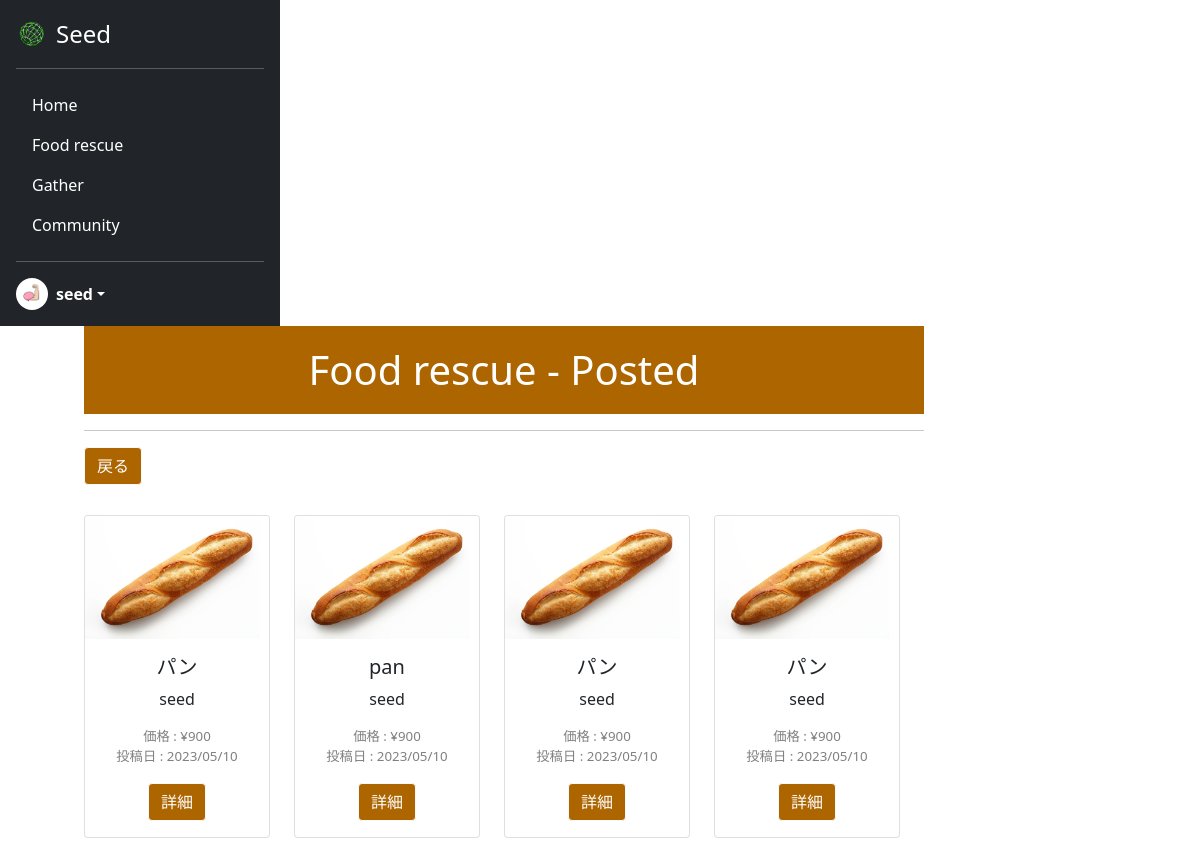
Screenshot of /myfood/ (signed in) with the database file from the repository.
### acount/models.py (models this page shows)
class CustomUser(AbstractUser):
    is_general = models.BooleanField(null=True ,default=True)
    is_active = models.BooleanField(null=True ,default=False)
    profile_pic = models.ImageField(upload_to='profile_pics', blank=True)

### seed/models.py (models this page shows)
class Product(models.Model):
    name = models.CharField(verbose_name="商品名", max_length=50)
    genre = models.ForeignKey(Genre, verbose_name="ジャンル", on_delete=models.CASCADE)
    price = models.IntegerField(verbose_name="価格")
    image = models.ImageField(verbose_name="商品画像", upload_to='product_img/')
    detail = models.TextField(verbose_name="詳細", max_length=300)
    company = models.ForeignKey(CustomUser, verbose_name="掲載企業", on_delete=models.CASCADE)
    create_at = models.DateTimeField(verbose_name="作成日時", auto_now_add=True)

### seed/views.py (the view)
# urls.py: path('myfood/', views.MyFoodView.as_view(), name='myfood'),
class MyFoodView(ListView):
    template_name = 'myfood.html'
    model = Product
    context_object_name = 'product_list'
    def get_queryset(self):
        return Product.objects.filter(company=self.request.user)

### seed/templates/myfood.html (shortened to what this page needs)
{% extends 'mypagebase.html' %}
{% load static %}
{% block content %}
    <div class="text-center">
        <h1 class="title" style="background-color: #ad6500; color:white;">Food  rescue - Posted</h1>
        <hr>
        <div class="text-start" style="margin-bottom:20px;">
            <a href="{% url 'seed:food_rescue' %}" class="btn btn-light" style="background-color: #ad6500; color:white;">戻る</a>
        </div>
        {% if user.is_gereral %}
            <p>企業専用ページです。</p>
        {% else %}
            {% if product_list %}
            <div class="row" style="height: 650px; width:100%; overflow-y: scroll;">
                {% for product in product_list %}
                <div class="col-3" style="margin-top:10px;">
                    <div class="card" style="width: 100%;">
                        <img src="{{product.image.url}}" class="card-img-top" alt="...">
                        <div class="card-body">
                            <h5 class="card-title">{{product.name}}</h5>
                            <p class="card-text">
                                {{product.company.username}}
                            </p>
                            <p class="card-text" style="color:gray; font-size:smaller;">
                                <span class="text-start">価格 : </span><span
                                    class="text-end">¥{{product.price}}</span><br>
                                <span class="text-start">投稿日 : </span><span
                                    class="text-end">{{product.create_at|date:"Y/m/d"}}</span>
                            </p>
                            <a href="{% url 'seed:fooddetail' product.pk %}?posted=posted" class="btn btn-light" style="background-color:#ad6500; color:white;">詳細</a>
                        </div>
                    </div>
                </div>
                {% endfor %}
            </div>
            {% else %}
                <h3 class="text-center">投稿されている商品はありません。</h3>
            {% endif %}
        {% endif %}
    </div>
{% endblock %}

### seed/templates/mypagebase.html (shortened to what this page needs)
{% load static %}
<!DOCTYPE html>
<html lang="ja">
<head>
    <link href="https://cdn.jsdelivr.net/npm/bootstrap@5.0.2/dist/css/bootstrap.min.css" rel="stylesheet"
>
    <link rel="stylesheet" type="text/css" href="{% static 'css/style.css' %}">
</head>
<body class="mypage">
    {% if user.is_authenticated %}
    <main style="height:100vh;">
        <div style="display: flex; flex-wrap: wrap; height:100%;">
            <div>
                <div class="d-flex flex-column p-3 text-white bg-dark h-100" style="width: 280px; height:100%;">
                    <a href="{% url 'seed:mypage' %}"
                        class="d-flex align-items-center mb-3 mb-md-0 me-md-auto text-white text-decoration-none">
                        <img class="bi me-2" src="{% static 'assets/img/top/icon.png' %}" style="height:32px">
                        <span class="fs-4">Seed</span>
                    </a>
                    <hr>
                    <ul class="nav nav-pills flex-column mb-auto">
                        <li class="nav-item my-nav">
                            <a href="{% url 'seed:mypage' %}" class="nav-link text-white" aria-current="page">
                                Home
                            </a>
                        </li>
                        <li class="nav-item my-nav">
                            <a href="{% url 'seed:food_rescue' %}" class="nav-link text-white">
                                Food rescue
                            </a>
                        </li>
                        <li class="nav-item my-nav">
                            <a href="{% url 'seed:gather' %}" class="nav-link text-white">
                                Gather
                            </a>
                        </li>
                        <li class="nav-item my-nav">
                            <a href="{% url 'seed:community' %}" class="nav-link text-white">
                                Community
                            </a>
                        </li>
                    </ul>
                    <hr>
                    <div class="dropdown">
                        <a href="#" class="d-flex align-items-center text-white text-decoration-none dropdown-toggle"
                            id="dropdownUser1" data-bs-toggle="dropdown" aria-expanded="false">
                            <img src="{{ user.profile_pic.url }}" alt="" width="32" height="32"
                                class="rounded-circle me-2">
                            <strong>{{ user.username }}</strong>
                        </a>
                    </div>
                </div>
            </div>
            <div style="width:70%; margin-left: 7%;">
                {% block content %}
                {% endblock %}
            </div>
        </div>
    </main>
    {% endif %}
</body>
</html>

### static/css/style.css (style rules this page uses)
.title { padding: 20px 0px 20px 0px; }
.card-title { width: 100%; white-space: nowrap; overflow: hidden; text-overflow: ellipsis; }

### rows the page displays
CustomUser: profile_pic (picture), username "seed"
Product: image (picture), name "パン", company.username "seed", price "900", create_at "2023/05/10"
Product: image (picture), name "pan", company.username "seed", price "900", create_at "2023/05/10"
Product: image (picture), name "パン", company.username "seed", price "900", create_at "2023/05/10"
Product: image (picture), name "パン", company.username "seed", price "900", create_at "2023/05/10"
